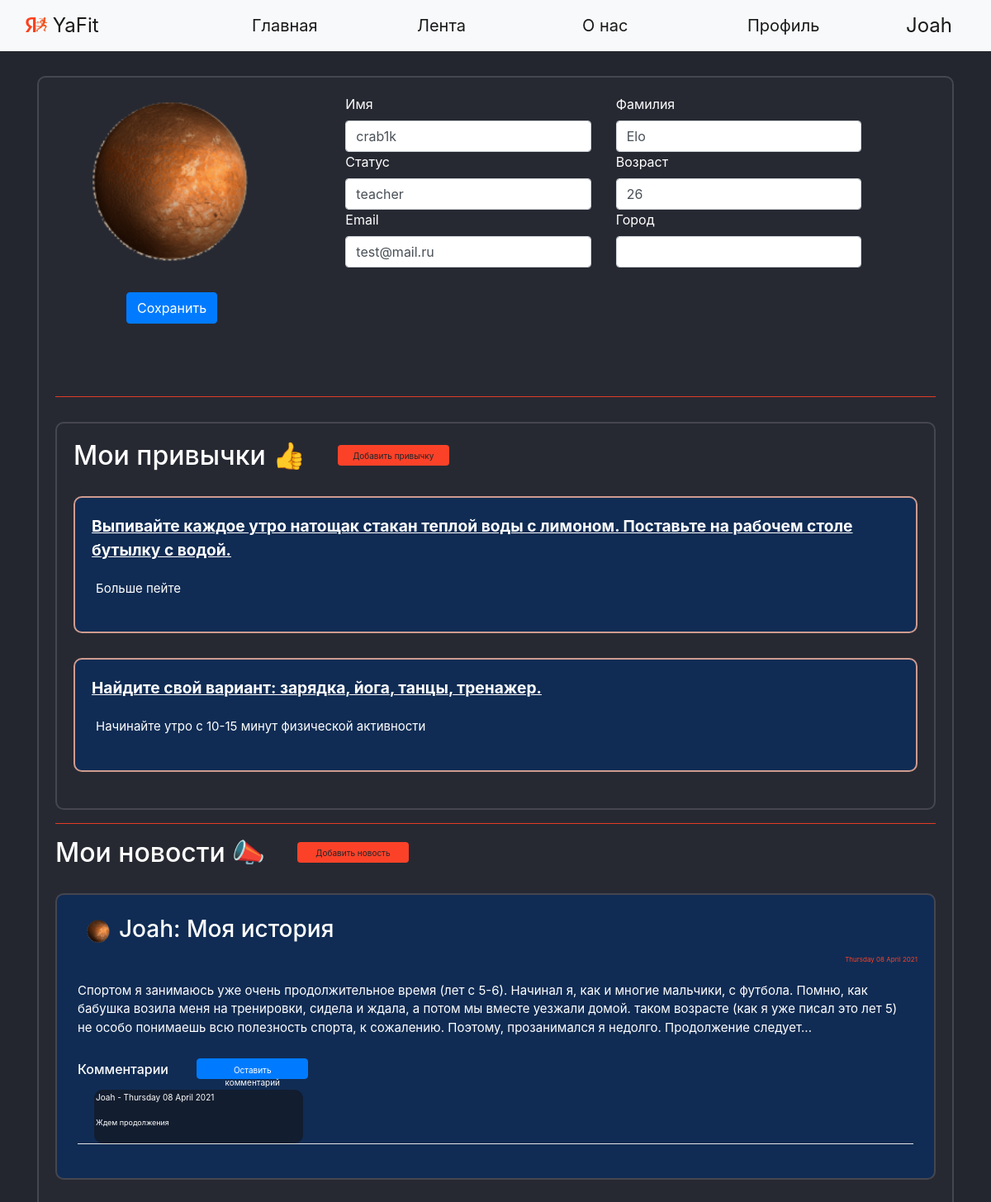
The page /office (signed in) on the database its author committed.
### data/users.py (models this page shows, shortened)
class User(SqlAlchemyBase, UserMixin, SerializerMixin):
    __tablename__ = 'users'
    id = sqlalchemy.Column(sqlalchemy.Integer,
                           primary_key=True, autoincrement=True)
    name = sqlalchemy.Column(sqlalchemy.String)
    surname = sqlalchemy.Column(sqlalchemy.String)
    nickname = sqlalchemy.Column(sqlalchemy.String)
    age = sqlalchemy.Column(sqlalchemy.Integer)
    status = sqlalchemy.Column(sqlalchemy.String)
    about = sqlalchemy.Column(sqlalchemy.String)
    email = sqlalchemy.Column(sqlalchemy.String, unique=True)
    hashed_password = sqlalchemy.Column(sqlalchemy.String)
    modified_date = sqlalchemy.Column(sqlalchemy.DateTime, default=datetime.datetime.now)
    city_from = sqlalchemy.Column(sqlalchemy.String)
    habit = sqlalchemy.Column(sqlalchemy.String)  # id_1;id_2
    habits = orm.relationship("Habits", back_populates='user')
    news = orm.relationship("News", back_populates='user')
    comments = orm.relationship("Comments", back_populates='user')

### data/habits.py (models this page shows)
class Habits(SqlAlchemyBase, UserMixin, SerializerMixin):
    __tablename__ = 'habits'
    id = sqlalchemy.Column(sqlalchemy.Integer,
                           primary_key=True, autoincrement=True)
    type = sqlalchemy.Column(sqlalchemy.String)
    period = sqlalchemy.Column(sqlalchemy.Integer)  # days
    about_link = sqlalchemy.Column(sqlalchemy.String)
    count = sqlalchemy.Column(sqlalchemy.Integer, default=0)
    reposts = sqlalchemy.Column(sqlalchemy.Integer, default=0)
    creator = sqlalchemy.Column(sqlalchemy.String, sqlalchemy.ForeignKey("users.id"))
    user = orm.relationship('User')

### data/news.py (models this page shows)
class News(SqlAlchemyBase, UserMixin, SerializerMixin):
    __tablename__ = 'news'
    id = sqlalchemy.Column(sqlalchemy.Integer,
                           primary_key=True, autoincrement=True)
    title = sqlalchemy.Column(sqlalchemy.String)
    content = sqlalchemy.Column(sqlalchemy.String)
    created_date = sqlalchemy.Column(sqlalchemy.DateTime,
                                     default=datetime.datetime.now)
    user_id = sqlalchemy.Column(sqlalchemy.Integer,
                                sqlalchemy.ForeignKey("users.id"))
    comms = sqlalchemy.Column(sqlalchemy.String)  # id_1;id_2
    user = orm.relationship('User')

### data/comments.py (models this page shows)
class Comments(SqlAlchemyBase, UserMixin, SerializerMixin):
    __tablename__ = 'comments'
    id = sqlalchemy.Column(sqlalchemy.Integer,
                           primary_key=True, autoincrement=True)
    content = sqlalchemy.Column(sqlalchemy.String)
    created_date = sqlalchemy.Column(sqlalchemy.DateTime,
                                     default=datetime.datetime.now)
    user_id = sqlalchemy.Column(sqlalchemy.Integer,
                                sqlalchemy.ForeignKey("users.id"))
    user = orm.relationship('User')

### main.py (the view, shortened to what this page needs)
@app.route("/office", methods=['GET', 'POST'])
@login_required
def my_office():
    pathu = ''
    form = OfficeForm()
    if request.method == "GET":
        db_sess = db_session.create_session()
        user = db_sess.query(User).filter(User.id == current_user.id).first()
        if user:
            form.name.data = user.name
            form.surname.data = user.surname
            form.nickname.data = user.nickname
            form.age.data = user.age
            form.status.data = user.status
            form.email.data = user.email
            form.city_from.data = user.city_from
        else:
            abort(404)
    for images in os.listdir('static/img/users_photo'):
        if images.split('.')[0] == current_user.nickname:
            pathu = 'static/img/users_photo/' + images
    if pathu == '':
        pathu = 'static/img/users_photo/default.jpg'
    db_sess = db_session.create_session()
    habits = []
    if current_user.habit:
        for el in current_user.habit.split(';'):
            habits.append(db_sess.query(Habits).filter(Habits.id == el).first())
    user_habits = []
    for habit in habits:
        user_habits.append({
            'id': habit.id,
            'type': habit.type,
            'period': habit.period,
            'about_link': habit.about_link,
            'count': habit.count,
            'reposts': habit.reposts,
            'creator': db_sess.query(User).filter(User.id == habit.creator).first().nickname,
        })
    unews = db_sess.query(News).filter(News.user_id == current_user.id).all()
    users_news = []
    for news in unews:
        path = ''
        creator_nickname = (db_sess.query(User).filter(User.id == news.user_id).first()).nickname
        for images in os.listdir('static/img/users_photo'):
            if images.split('.')[0] == creator_nickname:
                path = 'static/img/users_photo/' + images
        if path == '':
            path = 'static/img/users_photo/default.jpg'
        comments = []
        if news.comms:
            if ';' in news.comms:
                for com_id in news.comms.split(';'):
                    comments.append(db_sess.query(Comments).filter(Comments.id == com_id).first())
            elif len(news.comms) == 1:
                com_id = news.comms
                comments = [db_sess.query(Comments).filter(Comments.id == com_id).first()]
        else:
            comments = []
        if len(comments) > 1:
            comments = sorted(comments, key=lambda x: x.created_date)
        comments_main = []
        for com in comments:
            comentor_nickname = db_sess.query(User).filter(User.id == com.user_id).first().nickname
            comments_main.append({'id': com.id,
                                  'content': com.content,
                                  'created_date': com.created_date.strftime("%A %d %B %Y"),
                                  'creator': comentor_nickname})
        comments = comments_main
        users_news.append({'id': news.id,
                           'title': news.title,
                           'content': news.content,
                           'created_date': news.created_date.strftime("%A %d %B %Y"),
                           'comms': comments,
                           'creator': creator_nickname,
                           'path': path})
    return render_template('office.html',
                           form=form, path=pathu, random_id=random.randint(1, 2 ** 16), user_habits=user_habits,
                           users_news=users_news, title='Профиль')

### forms/Office.py
class OfficeForm(FlaskForm):
    name = StringField('Имя', validators=[DataRequired()])
    submit = SubmitField('Сохранить')
    surname = StringField('Фамилия')
    nickname = StringField('Никнейм')
    age = StringField('Возраст')
    status = StringField('Статус')
    about = TextAreaField('Немного обо мне')
    email = StringField('Email')
    hashed_password = PasswordField('Пароль')
    city_from = StringField('Город')

### data/db_session.py (called while the page is built)
def create_session() -> Session:
    global __factory
    return __factory()

### main.py (called while the page is built)
@login_manager.user_loader
def load_user(user_id):
    db_sess = db_session.create_session()
    return db_sess.query(User).get(user_id)

### templates/office.html (shortened to what this page needs)
{% extends "base.html" %}
{% block content %}
<body>
<form action="" method="post" enctype="multipart/form-data" accept="image/jpeg">
    <div class="page_border">
        <div class="vertical-menu" style="width: 18rem;" id="info">
            <div class="container px-4" style="width: 1000px !important;">
                <div class="row gx-5">
                    <div class="col" style="width: 300px !important;">
                        <div><p><label><img src={{path}}?dummy={{random_id}} class="round_office"
                                            align="left" width="150" height="150"/>
                        </label></div>
                        <div style="margin-left: 62px;">{{ form.submit(type="submit", class="btn btn-primary")}}</div>
                    </div>
                    <div class="col" style="width: 300px !important;">
                        <div>{{ form.name.label }}</div>
                        <div>{{ form.name(class="form-control" ) }}</div>
                        <div>{{ form.status.label }}</div>
                        <div>{{ form.status(class="form-control" ) }}</div>
                        <div>{{ form.email.label }}</div>
                        <div>{{ form.email(class="form-control" ) }}</div>
                    </div>
                    <div class="col" style="width: 300px !important;">
                        <div>{{ form.surname.label }}</div>
                        <div>{{ form.surname(class="form-control" ) }}</div>
                        <div>{{ form.age.label }}</div>
                        <div>{{ form.age(class="form-control" ) }}</div>
                        <div>{{ form.city_from.label }}</div>
                        <div>{{ form.city_from(class="form-control" ) }}</div>
                    </div>
                </div>
            </div>
        </div>
        <hr>
        <div class="page_border">
            <h2>Мои привычки &#128077; <a href="/add_habit" class="btn btn-warning"
                       style=" height:25px; width:135px; font-size: 10px; margin-bottom:5px; margin-left: 30px;">Добавить привычку</a></h2>
            {% for habit in user_habits%}
            <div class="circle_habits" style="background-color: #102C54 !important;">
                <div class="display-6">
                    <p><strong>
                        <ins><big>{{habit['about_link']}}</big></ins>
                    </strong></p>
                </div>
                <div class="menu_item">
                    <p>{{habit['type']}}</p>
                </div>
            </div>
            {% endfor %} <br>
        </div>
        <hr>
        <h2>Мои новости &#128227; <a href="/add_news" class="btn btn-warning"
                       style=" height:25px; width:135px; font-size: 10px; margin-bottom:5px; margin-left: 30px;">Добавить новость</a></h2>
        {% for new in users_news%}
        <div class="page_border" style="background-color: #102C54 !important;">
            <div class="menu_item">
                <h3><a><a><img
                        src={{new['path']}}?dummy={{random_id}} alt="avatar"
                        class="round_avatar"></a></a>{{new['creator']}}: {{new['title']}} </h3>
            </div>
            <div class="reposts">
                <p>{{new['created_date']}}</p>
            </div>
            <div class="menu_item">
                <p>{{new['content']}}</p>
            </div>
            <div class="menu_item">
                <h6>Комментарии {% if current_user.is_authenticated %}
                    <a href="/com_add/{{ new['id'] }}" class="btn btn-primary"
                       style=" height:25px; width:135px; font-size: 10px; margin-bottom:5px; margin-left: 30px;">Оставить
                        комментарий</a>
                    {% endif %}
                </h6>
                {% for com in new['comms'] %}
                <div class="com_label" style="margin-left: 20px; padding: 0; margin-top: 0; margin-bottom;">
                    <p style="font-size: 10px;">{{com['creator']}} - {{com['created_date']}}</p>
                    <p style="font-size: 9px;">{{com['content']}}
                    </p></div>
                <hr style="color: white; background-color: white; padding: 0; margin-top: 0; margin-bottom;">
                {% endfor %}
            </div>
        </div>
        {% endfor %} <br>
    </div>
</form>
</body>
{% endblock %}

### templates/base.html (shortened to what this page needs)
<!doctype html>
<html lang="en">
<head>
    <link rel="stylesheet" href="/static/css/style.css?random()">
    <link rel="stylesheet"
          href="https://stackpath.bootstrapcdn.com/bootstrap/4.4.1/css/bootstrap.min.css"
>
</head>
<body>
<header>
    <nav class="navbar navbar-expand-lg navbar-light bg-light">
        <div class="container-fluid">
            <a class="navbar-brand" style="width: 250px;" href="/">
                <img src="/static/img/YaFit_logo.png" alt="" width="26" height="18"
                     class="d-inline-block text-align-center" style="margin-bottom:5px;">
                YaFit
            </a>
            <div class="collapse navbar-collapse">
                <ul class="mx-auto navbar-nav">
                    <li class="nav-item">
                        <a class="nav-link active" style="width: 200px;" aria-current="page" href="/">Главная</a>
                    </li>
                    <li class="nav-item">
                        <a class="nav-link active" style="width: 200px;" href="/news">Лента</a>
                    </li>
                    <li class="nav-item">
                        <a class="nav-link active" style="width: 200px;" href="/info">О нас</a>
                    </li>
                    <li class="nav-item">
                        <a class="nav-link active" style="width: 200px;" href="/office">Профиль</a>
                </ul>
                {% if current_user.is_authenticated %}
                <a class="navbar-brand" href="/logout">{{current_user.nickname}}</a>
                {% else %}
                <p>
                    <a class="btn btn-primary " href="/register">Зарегистрироваться</a>
                    <a class="btn btn-success" href="/login">Войти</a>
                </p>
                {% endif %}
            </div>
        </div>
    </nav>
</header>
<main role="main" class="container">
    {% block content %}{% endblock %}
</main>
</body>
</html>

### static/css/style.css (style rules this page uses)
body { background-color: #24262f !important; color: white; }
.nav-item { color: black; font-weight: 400; font-size: 20px !important; }
.navbar-brand { font-size: 24px !important; }
.page_border { background-color: #272932 !important; color: white !important; border: 2px solid #45464F; border-radius: 10px; padding: 20px !important; margin: 0 auto; margin-top: 30px; }
.menu_item { padding: 5px !important; font-size: 15px !important; }
hr { background-color: #FB4229; color: #FB4229; }
.reposts { color: #FB4229 !important; font-size: 8px !important; text-align: right; }
.btn-warning { background-color: #FB4229 !important; border: 2px #FB4229 !important; }
.com_label { background-color: #121d2f !important; color: white !important; border: 2px solid #121d2f; width: 25%; border-radius: 10px; }
.round_avatar { margin-left:10px; margin-right:10px; width: 30px !important; height: 30px !important; border-radius: 50px !important; }
.round_office { margin-left:10px; margin-right:10px; width: 210px !important; height: 210px !important; border-radius: 210px !important; }
.vertical-menu { width: 300px; height: 350px; }
.circle_habits { background-color: #1A4780 !important; color: white !important; border: 2px solid #CF9B8F; border-radius: 10px; padding: 20px !important; margin: 0 auto; margin-top: 30px; }

### rows shown on the page
User: nickname "Joah", name "crab1k", status "teacher", email "test@mail.ru", surname "Elo", age "26", creator "Joah", creator "Joah"
Habits: about_link "Выпивайте каждое утро натощак стакан теплой воды с лимоном. Поставьте на рабочем столе бутылку с водой.", type "Больше пейте"
Habits: about_link "Найдите свой вариант: зарядка, йога, танцы, тренажер.", type "Начинайте утро с 10-15 минут физической активности"
News: title "Моя история", content "Спортом я занимаюсь уже очень продолжительное время (лет с 5-6). Начинал я, как и многие мальчики, с футбола. Помню, как бабушка возила меня на тренировки, сидела и ждала, а потом мы вместе уезжали домой. таком возрасте (как я уже писал это лет 5) не особо понимаешь всю полезность спорта, к сожалению. Поэтому, прозанимался я недолго. Продолжение следует..."
Comments: content "Ждем продолжения"

### other values the page prints
{{ new['created_date'] }} "Thursday 08 April 2021"
{{ com['created_date'] }} "Thursday 08 April 2021"
